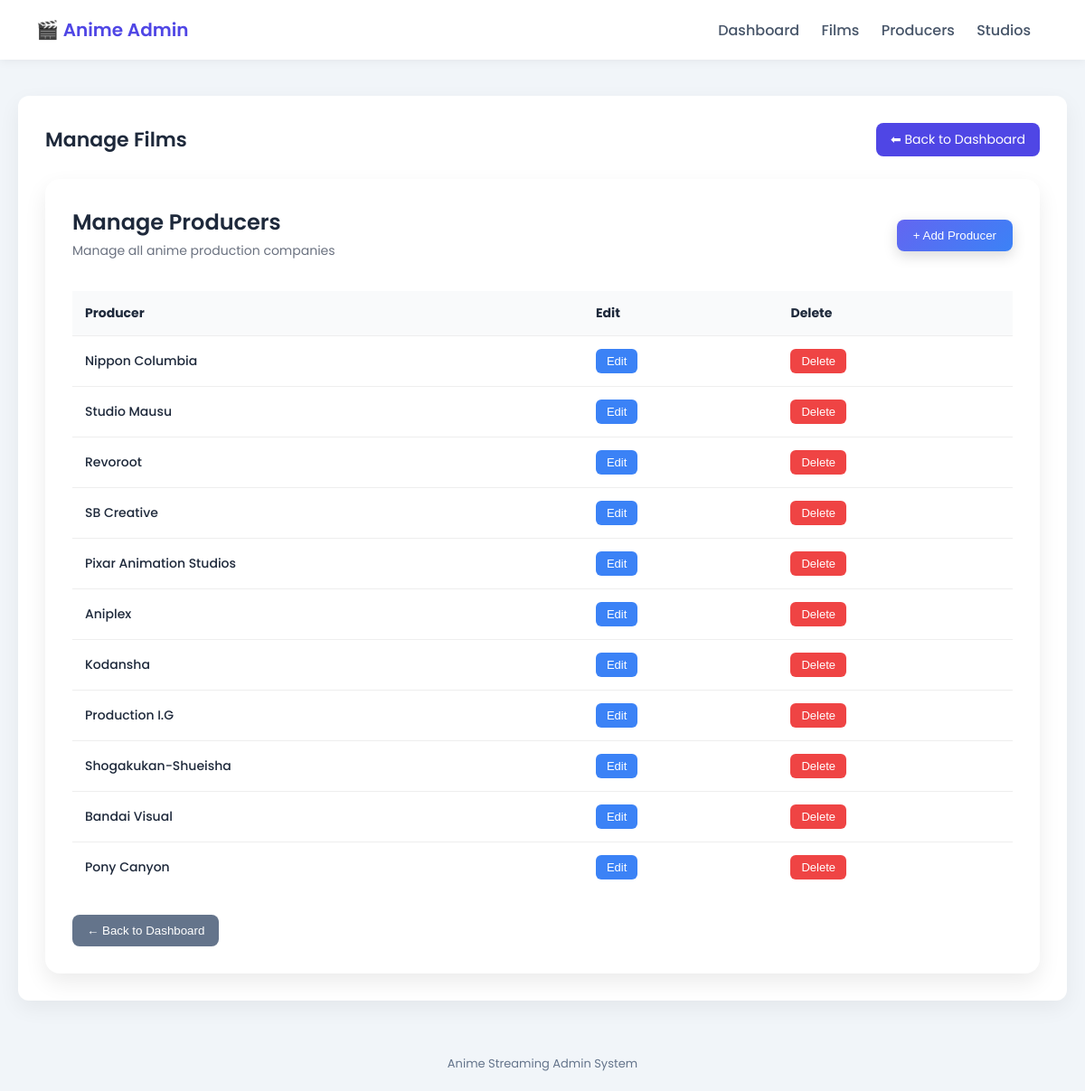
The page /dashboard-admin/manage-producer/ (signed in) on the database its author committed.
### core/StreamingApp/models.py (models this page shows, shortened)
class Producer(models.Model):
    class Meta:
        constraints = [
            UniqueConstraint(
            Lower('name'),
            name='unique_producer_name_case_insensitive'
        )]
    producer_id = models.UUIDField(primary_key=True, default=uuid.uuid4, editable=False)
    name = models.CharField(max_length=255)
    created_at = models.DateTimeField(auto_now_add=True)
    updated_at = models.DateTimeField(auto_now=True)

### core/StreamingApp/views.py (the view)
class ManageProducerView(AdminRequiredView):
    def get(self,request):
        producers = Producer.objects.all()
        return render(request, 'admin/manage_producer.html', {
            'producers': producers,
        })

### core/StreamingApp/views.py (called while the page is built)
    def dispatch(self, request, *args, **kwargs):
        if not request.user.is_authenticated:
            return redirect(f"{reverse('admin_login')}?next={request.path}")
        if getattr(request.user, 'role', None) != 'admin':
            return redirect('homepage')
        return super().dispatch(request, *args, **kwargs)

### core/templates/admin/manage_producer.html (shortened to what this page needs)
{% extends 'base_admin/base_manage_film.html' %}
{% block content %}
<div style="
background:white;
padding:30px;
border-radius:16px;
box-shadow:0 10px 25px rgba(0,0,0,0.08);
font-family:'Poppins',sans-serif;
">
<div style="
display:flex;
justify-content:space-between;
align-items:center;
flex-wrap:wrap;
gap:15px;
margin-bottom:30px;
">
<div>
<h2 style="margin:0;font-weight:600;">
Manage Producers
</h2>
<p style="
margin:4px 0;
font-size:14px;
color:#6b7280;
">
Manage all anime production companies
</p>
</div>
<a href="{% url 'add_producer' %}">
<button style="
background:linear-gradient(135deg,#6366f1,#3b82f6);
padding:10px 18px;
border:none;
border-radius:8px;
color:white;
font-weight:500;
cursor:pointer;
box-shadow:0 5px 15px rgba(0,0,0,0.15);
">
+ Add Producer
</button>
</a>
</div>
{% if producers %}
<div style="overflow-x:auto;">
<table style="
width:100%;
border-collapse:collapse;
font-size:14px;
">
<thead>
<tr style="
background:#f9fafb;
text-align:left;
">
<th style="padding:14px;">Producer</th>
<th style="padding:14px;">Edit</th>
<th style="padding:14px;">Delete</th>
</tr>
</thead>
<tbody>
{% for producer in producers %}
<tr style="
border-top:1px solid #eee;
transition:0.2s;
"
onmouseover="this.style.background='#f9fafb'"
onmouseout="this.style.background='white'"
>
<td style="
padding:14px;
font-weight:500;
">
{{ producer.name }}
</td>
<td style="padding:14px;">
<a href="{% url 'edit_producer' producer_id=producer.producer_id %}">
<button style="
background:#3b82f6;
padding:6px 12px;
border:none;
border-radius:6px;
color:white;
cursor:pointer;
font-size:13px;
">
Edit
</button>
</a>
</td>
<td style="padding:14px;">
<form method="post" action="{% url 'delete_producer' producer_id=producer.producer_id %}">
<button style="
background:#ef4444;
padding:6px 12px;
border:none;
border-radius:6px;
color:white;
cursor:pointer;
font-size:13px;
">
Delete
</button>
</form>
</td>
</tr>
{% endfor %}
</tbody>
</table>
</div>
{% else %}
<p style="color:#6b7280;">
No producers found.
</p>
{% endif %}
<div style="margin-top:25px;">
<a href="{% url 'admin_homepage' %}">
<button style="
background:#64748b;
padding:10px 16px;
border:none;
border-radius:8px;
color:white;
cursor:pointer;
">
← Back to Dashboard
</button>
</a>
</div>
</div>
{% endblock %}

### core/templates/base_admin/base_manage_film.html (style rules this page uses)
body { margin:0; font-family:'Poppins', sans-serif; background:#f1f5f9; color:#1e293b; }

### rows shown on the page
Producer: name "Nippon Columbia"
Producer: name "Studio Mausu"
Producer: name "Revoroot"
Producer: name "SB Creative"
Producer: name "Pixar Animation Studios"
Producer: name "Aniplex"
Producer: name "Kodansha"
Producer: name "Production I.G"
Producer: name "Shogakukan-Shueisha"
Producer: name "Bandai Visual"
Producer: name "Pony Canyon"
